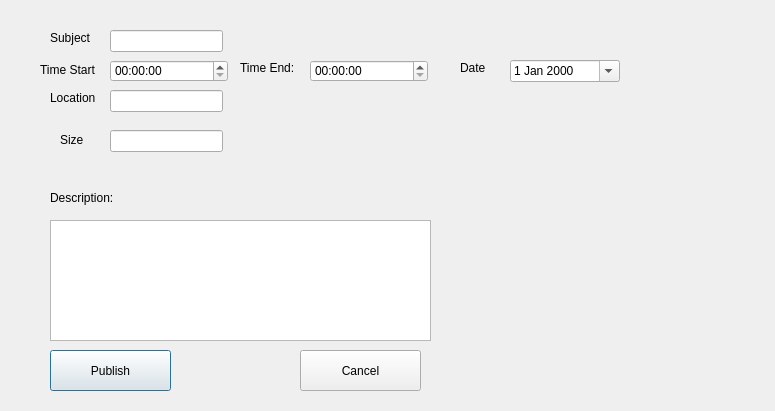
<?xml version="1.0" encoding="UTF-8"?>
<ui version="4.0">
 <class>CreateNewSession</class>
 <widget class="QWidget" name="CreateNewSession">
  <property name="geometry">
   <rect>
    <x>0</x>
    <y>0</y>
    <width>775</width>
    <height>411</height>
   </rect>
  </property>
  <property name="windowTitle">
   <string>CreateNewSession</string>
  </property>
  <widget class="QLabel" name="timeEndLabel">
   <property name="geometry">
    <rect>
     <x>240</x>
     <y>60</y>
     <width>71</width>
     <height>16</height>
    </rect>
   </property>
   <property name="text">
    <string>Time End:</string>
   </property>
  </widget>
  <widget class="QLabel" name="SubjectLabel">
   <property name="geometry">
    <rect>
     <x>50</x>
     <y>30</y>
     <width>55</width>
     <height>16</height>
    </rect>
   </property>
   <property name="text">
    <string>Subject</string>
   </property>
  </widget>
  <widget class="QLineEdit" name="SubjectEntry">
   <property name="geometry">
    <rect>
     <x>110</x>
     <y>30</y>
     <width>113</width>
     <height>22</height>
    </rect>
   </property>
  </widget>
  <widget class="QLabel" name="timeStartLabel">
   <property name="geometry">
    <rect>
     <x>40</x>
     <y>60</y>
     <width>81</width>
     <height>20</height>
    </rect>
   </property>
   <property name="text">
    <string>Time Start</string>
   </property>
  </widget>
  <widget class="QLabel" name="LocationLabel">
   <property name="geometry">
    <rect>
     <x>50</x>
     <y>90</y>
     <width>55</width>
     <height>16</height>
    </rect>
   </property>
   <property name="text">
    <string>Location</string>
   </property>
  </widget>
  <widget class="QLineEdit" name="LocationEdit">
   <property name="geometry">
    <rect>
     <x>110</x>
     <y>90</y>
     <width>113</width>
     <height>22</height>
    </rect>
   </property>
  </widget>
  <widget class="QLabel" name="sizeofSessionLabel">
   <property name="geometry">
    <rect>
     <x>60</x>
     <y>130</y>
     <width>41</width>
     <height>20</height>
    </rect>
   </property>
   <property name="text">
    <string>Size</string>
   </property>
  </widget>
  <widget class="QLineEdit" name="sizeOfSessionEdit">
   <property name="geometry">
    <rect>
     <x>110</x>
     <y>130</y>
     <width>113</width>
     <height>22</height>
    </rect>
   </property>
  </widget>
  <widget class="QLabel" name="DescriptionLabel">
   <property name="geometry">
    <rect>
     <x>50</x>
     <y>190</y>
     <width>71</width>
     <height>16</height>
    </rect>
   </property>
   <property name="text">
    <string>Description:</string>
   </property>
  </widget>
  <widget class="QPushButton" name="PublishSessionButton">
   <property name="geometry">
    <rect>
     <x>50</x>
     <y>350</y>
     <width>121</width>
     <height>41</height>
    </rect>
   </property>
   <property name="text">
    <string>Publish</string>
   </property>
   <property name="default">
    <bool>true</bool>
   </property>
  </widget>
  <widget class="QTextEdit" name="DesciptionEdit">
   <property name="geometry">
    <rect>
     <x>50</x>
     <y>220</y>
     <width>381</width>
     <height>121</height>
    </rect>
   </property>
  </widget>
  <widget class="QPushButton" name="CancelButton">
   <property name="geometry">
    <rect>
     <x>300</x>
     <y>350</y>
     <width>121</width>
     <height>41</height>
    </rect>
   </property>
   <property name="text">
    <string>Cancel</string>
   </property>
  </widget>
  <widget class="QTimeEdit" name="timeStartEdit">
   <property name="geometry">
    <rect>
     <x>110</x>
     <y>60</y>
     <width>118</width>
     <height>22</height>
    </rect>
   </property>
   <property name="calendarPopup">
    <bool>false</bool>
   </property>
   <property name="time">
    <time>
     <hour>0</hour>
     <minute>0</minute>
     <second>0</second>
    </time>
   </property>
  </widget>
  <widget class="QTimeEdit" name="timeEndEdit">
   <property name="geometry">
    <rect>
     <x>310</x>
     <y>60</y>
     <width>118</width>
     <height>22</height>
    </rect>
   </property>
  </widget>
  <widget class="QDateEdit" name="dateEdit">
   <property name="geometry">
    <rect>
     <x>510</x>
     <y>60</y>
     <width>110</width>
     <height>22</height>
    </rect>
   </property>
   <property name="calendarPopup">
    <bool>true</bool>
   </property>
  </widget>
  <widget class="QLabel" name="DateLabel">
   <property name="geometry">
    <rect>
     <x>460</x>
     <y>60</y>
     <width>55</width>
     <height>16</height>
    </rect>
   </property>
   <property name="text">
    <string>Date</string>
   </property>
  </widget>
 </widget>
 <layoutdefault spacing="6" margin="11"/>
 <tabstops>
  <tabstop>SubjectEntry</tabstop>
  <tabstop>timeStartEdit</tabstop>
  <tabstop>timeEndEdit</tabstop>
  <tabstop>dateEdit</tabstop>
  <tabstop>LocationEdit</tabstop>
  <tabstop>sizeOfSessionEdit</tabstop>
  <tabstop>DesciptionEdit</tabstop>
  <tabstop>PublishSessionButton</tabstop>
  <tabstop>CancelButton</tabstop>
 </tabstops>
 <resources/>
 <connections/>
</ui>
